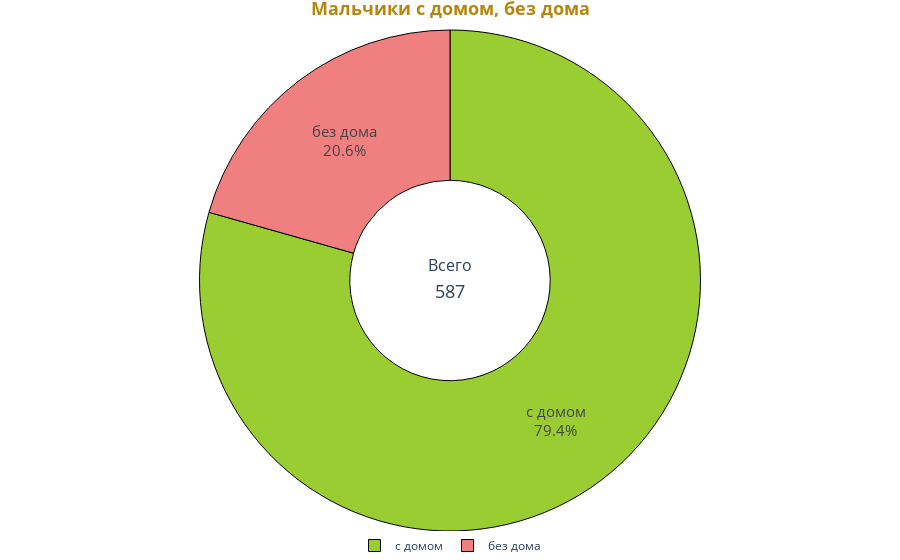

Notebook cell for this chart:
### Code cell
fig = px.pie(sex_home, values=sex_home['мальчики'], names=sex_home.index, hole=0.4)
fig.update_traces(textposition='inside', textinfo='percent+label', textfont_size=15,
                  marker=dict(colors=colors, line=dict(color='#000000', width=1)))
fig.update_layout(title_text="<b>Мальчики с домом, без дома</b>", 
                  title_x=0.5, title_font_color='darkgoldenrod', 
                  title_font_size=18,
                  legend=dict(orientation="h", yanchor="top", y=0, xanchor="center", x=0.5),
                  annotations=[dict(text='Всего', x=0.5, y=0.53, font_size=16, showarrow=False),
                  dict(text='{}'.format(sex_home['мальчики'].sum().astype(int)),x=0.5, y=0.48, font_size=18, showarrow=False)],
                  margin=dict(t=30, b=0, l=0, r=0))
fig.show()

### Figure 1 — Plotly figure (JSON) as saved in the notebook; plotly's stock layout.template omitted (floating-point values rounded to 4 significant figures)
{"data": [{"domain": {"x": [0, 1], "y": [0, 1]}, "hole": 0.4, "hovertemplate": "index=%{label}<br>мальчики=%{value}<extra></extra>", "labels": ["с домом", "без дома"], "legendgroup": "", "marker": {"colors": ["yellowgreen", "lightcoral"], "line": {"color": "#000000", "width": 1}}, "name": "", "showlegend": true, "textfont": {"size": 15}, "textinfo": "percent+label", "textposition": "inside", "type": "pie", "values": [466, 121]}], "layout": {"annotations": [{"font": {"size": 16}, "showarrow": false, "text": "Всего", "x": 0.5, "y": 0.53}, {"font": {"size": 18}, "showarrow": false, "text": "587", "x": 0.5, "y": 0.48}], "legend": {"orientation": "h", "tracegroupgap": 0, "x": 0.5, "xanchor": "center", "y": 0, "yanchor": "top"}, "margin": {"b": 0, "l": 0, "r": 0, "t": 30}, "title": {"font": {"color": "darkgoldenrod", "size": 18}, "text": "<b>Мальчики с домом, без дома</b>", "x": 0.5}}}
